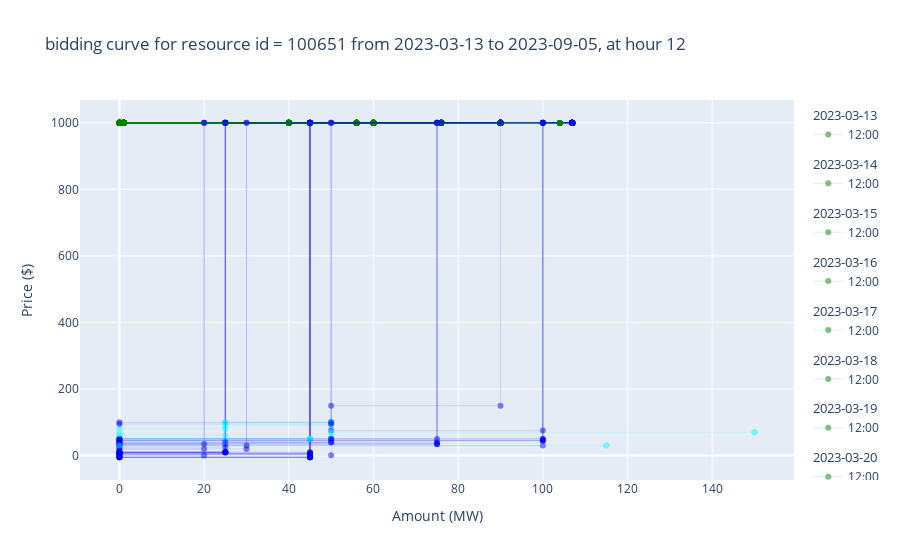

Notebook code for this chart:
### Code cell
from draw_bid_curve import draw_bid_curves_for_multiple_days_2d
draw_bid_curves_for_multiple_days_2d(df_train, HOUR, cluster_labels)
